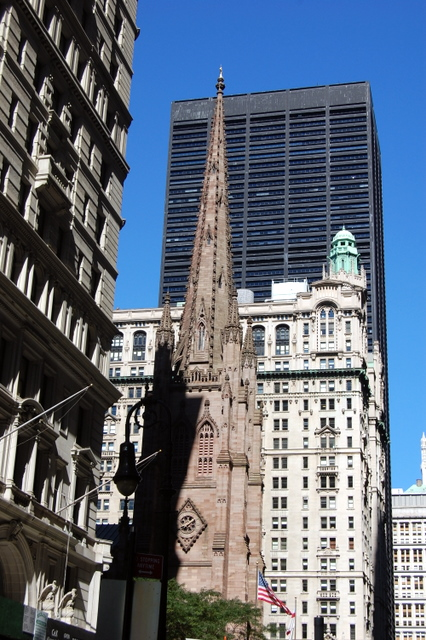
%> input picture CSC471_Project/NYC_New.jpg, 426 x 640 px
$ octave program.m   (GNU Octave 9; MATLAB toolbox functions it lacks are replaced by stand-ins)
%> lines starting %> are read from the running program, lines starting %| are printed output that depends on the picture
image1=imread('NYC_New.jpg');
%> image1 is the input picture: size 640x426x3 uint8; mean R, G, B 97.4, 108, 122.8
image2=imread('NYC_Old.jpg');
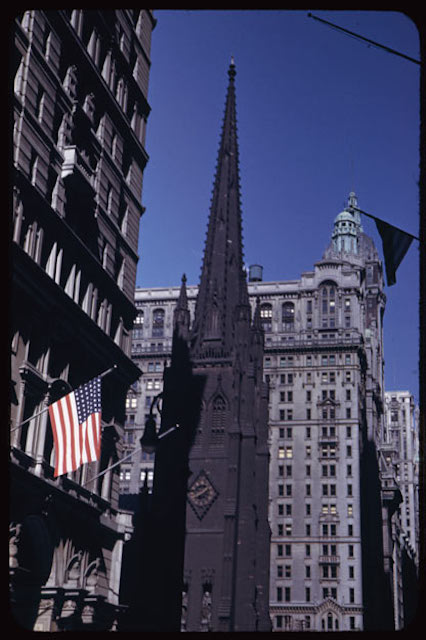
%> input picture CSC471_Project/NYC_Old.jpg, 426 x 640 px
%> image2 is the input picture: size 640x426x3 uint8; mean R, G, B 59, 60.5, 85.5
image1=image1(:,:,1);
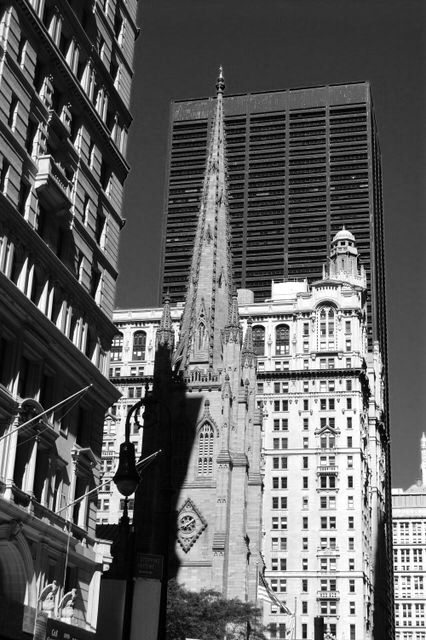
%> image1: size 640x426 uint8; min 0, max 255, mean 97.4
image2=image2(:,:,1);
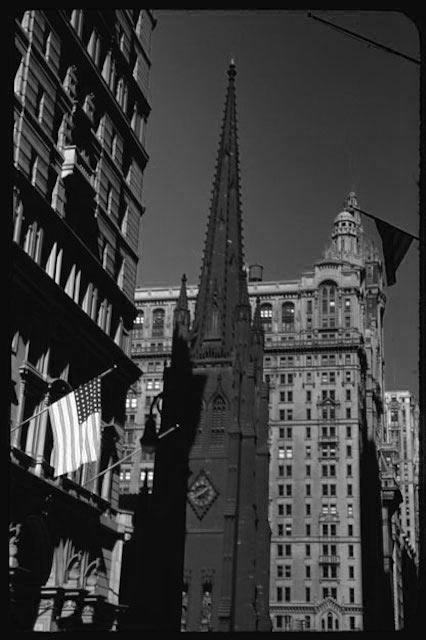
%> image2: size 640x426 uint8; min 0, max 255, mean 59

point1 = detectHarrisFeatures(image1);
%> point1 = 1999 points; strongest (x, y): (142, 428), (151, 390), (126, 498), (134, 494), (351, 245)
point2 = detectHarrisFeatures(image2);
%> point2 = 1235 points; strongest (x, y): (73, 393), (97, 406), (138, 319), (77, 400), (144, 474)

[features1,valid_points1] = extractFeatures(image1,point1);
%> valid_points1 = 1373 points; strongest (x, y): (142, 428), (151, 390), (126, 498), (134, 494), (351, 245)
[features2,valid_points2] = extractFeatures(image2,point2);
%> valid_points2 = 796 points; strongest (x, y): (73, 393), (97, 406), (138, 319), (77, 400), (144, 474)

indexPairs = matchFeatures(features1,features2);
%> indexPairs = 13 rows, first 12: [7 95; 23 122; 33 129; 36 134; 41 133; 44 140; 75 176; 90 184; 184 259; 201 274; 212 274; 260 311]
matchedPoints1 = valid_points1(indexPairs(:,1),:);
%> matchedPoints1 = 13 points; strongest (x, y): (117, 524), (72, 228), (132, 369), (104, 564), (73, 144)
matchedPoints2 = valid_points2(indexPairs(:,2),:);
%> matchedPoints2 = 13 points; strongest (x, y): (126, 534), (96, 217), (96, 133), (97, 194), (87, 103)

figure;
showMatchedFeatures(image1,image2,matchedPoints1,matchedPoints2,'montage','PlotOptions',{'ro','go','y--'});
title('Corresponding Points found');
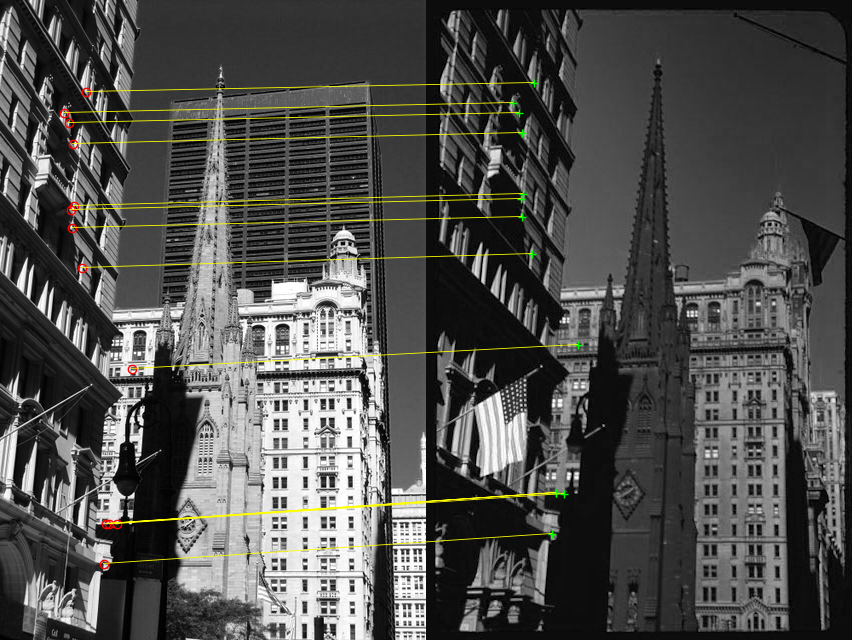
%> figure redrawn from the program's plot data; its title reads 'Corresponding Points found'
